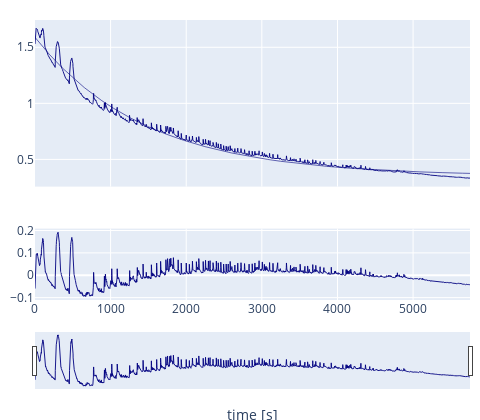

This figure's notebook cell:
### Code cell
f

### Figure 1 — Plotly figure (JSON) as saved in the notebook; plotly's stock layout.template omitted (floating-point values rounded to 4 significant figures; data arrays with more than 128 entries replaced by an {"elided": "..."} marker saying what was removed)
{"data": [{"line": {"color": "navy", "width": 0.9}, "mode": "lines", "showlegend": false, "type": "scatter", "x": {"elided": "5753 float values"}, "xaxis": "x", "y": {"elided": "5753 float values"}, "yaxis": "y"}, {"line": {"color": "navy", "width": 0.6}, "mode": "lines", "showlegend": false, "type": "scatter", "x": {"elided": "5753 float values"}, "xaxis": "x", "y": {"elided": "5753 float values"}, "yaxis": "y"}, {"line": {"color": "navy", "width": 0.9}, "mode": "lines", "showlegend": false, "type": "scatter", "x": {"elided": "5753 float values"}, "xaxis": "x2", "y": {"elided": "5753 float values"}, "yaxis": "y2"}], "layout": {"height": 420, "margin": {"b": 20, "l": 10, "r": 10, "t": 20}, "width": 480, "xaxis": {"anchor": "y", "domain": [0, 1], "matches": "x2", "showticklabels": false}, "xaxis2": {"anchor": "y2", "domain": [0, 1], "rangeslider": {"range": [0, 5753.0], "visible": true}, "title": {"text": "time [s]"}}, "yaxis": {"anchor": "x", "domain": [0.405, 1]}, "yaxis2": {"anchor": "x2", "domain": [0, 0.255]}}}
